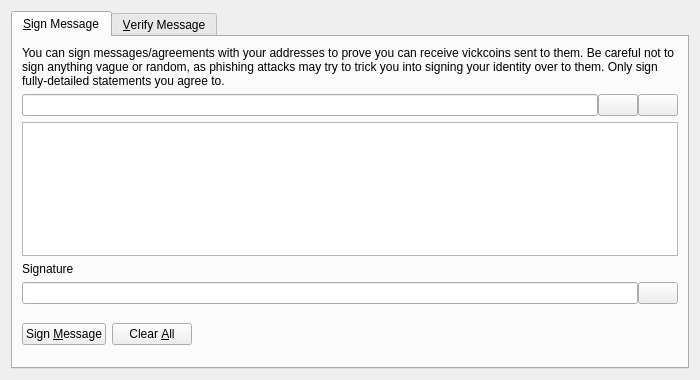
<?xml version="1.0" encoding="UTF-8"?>
<ui version="4.0">
 <class>SignVerifyMessageDialog</class>
 <widget class="QDialog" name="SignVerifyMessageDialog">
  <property name="geometry">
   <rect>
    <x>0</x>
    <y>0</y>
    <width>700</width>
    <height>380</height>
   </rect>
  </property>
  <property name="windowTitle">
   <string>Signatures - Sign / Verify a Message</string>
  </property>
  <property name="modal">
   <bool>true</bool>
  </property>
  <layout class="QVBoxLayout" name="verticalLayout">
   <item>
    <widget class="QTabWidget" name="tabWidget">
     <property name="currentIndex">
      <number>0</number>
     </property>
     <widget class="QWidget" name="tabSignMessage">
      <attribute name="title">
       <string>&amp;Sign Message</string>
      </attribute>
      <layout class="QVBoxLayout" name="verticalLayout_SM">
       <item>
        <widget class="QLabel" name="infoLabel_SM">
         <property name="text">
          <string>You can sign messages/agreements with your addresses to prove you can receive vickcoins sent to them. Be careful not to sign anything vague or random, as phishing attacks may try to trick you into signing your identity over to them. Only sign fully-detailed statements you agree to.</string>
         </property>
         <property name="textFormat">
          <enum>Qt::PlainText</enum>
         </property>
         <property name="wordWrap">
          <bool>true</bool>
         </property>
        </widget>
       </item>
       <item>
        <layout class="QHBoxLayout" name="horizontalLayout_1_SM">
         <property name="spacing">
          <number>0</number>
         </property>
         <item>
          <widget class="QValidatedLineEdit" name="addressIn_SM">
           <property name="toolTip">
            <string>The Vickcoin address to sign the message with</string>
           </property>
          </widget>
         </item>
         <item>
          <widget class="QPushButton" name="addressBookButton_SM">
           <property name="toolTip">
            <string>Choose previously used address</string>
           </property>
           <property name="text">
            <string/>
           </property>
           <property name="icon">
            <iconset resource="../bitcoin.qrc">
             <normaloff>:/icons/address-book</normaloff>:/icons/address-book</iconset>
           </property>
           <property name="shortcut">
            <string>Alt+A</string>
           </property>
           <property name="autoDefault">
            <bool>false</bool>
           </property>
          </widget>
         </item>
         <item>
          <widget class="QPushButton" name="pasteButton_SM">
           <property name="toolTip">
            <string>Paste address from clipboard</string>
           </property>
           <property name="text">
            <string/>
           </property>
           <property name="icon">
            <iconset resource="../bitcoin.qrc">
             <normaloff>:/icons/editpaste</normaloff>:/icons/editpaste</iconset>
           </property>
           <property name="shortcut">
            <string>Alt+P</string>
           </property>
           <property name="autoDefault">
            <bool>false</bool>
           </property>
          </widget>
         </item>
        </layout>
       </item>
       <item>
        <widget class="QPlainTextEdit" name="messageIn_SM">
         <property name="toolTip">
          <string>Enter the message you want to sign here</string>
         </property>
        </widget>
       </item>
       <item>
        <widget class="QLabel" name="signatureLabel_SM">
         <property name="text">
          <string>Signature</string>
         </property>
         <property name="textFormat">
          <enum>Qt::PlainText</enum>
         </property>
        </widget>
       </item>
       <item>
        <layout class="QHBoxLayout" name="horizontalLayout_2_SM">
         <property name="spacing">
          <number>0</number>
         </property>
         <item>
          <widget class="QLineEdit" name="signatureOut_SM">
           <property name="font">
            <font>
             <italic>true</italic>
            </font>
           </property>
           <property name="readOnly">
            <bool>true</bool>
           </property>
          </widget>
         </item>
         <item>
          <widget class="QPushButton" name="copySignatureButton_SM">
           <property name="toolTip">
            <string>Copy the current signature to the system clipboard</string>
           </property>
           <property name="text">
            <string/>
           </property>
           <property name="icon">
            <iconset resource="../bitcoin.qrc">
             <normaloff>:/icons/editcopy</normaloff>:/icons/editcopy</iconset>
           </property>
           <property name="autoDefault">
            <bool>false</bool>
           </property>
          </widget>
         </item>
        </layout>
       </item>
       <item>
        <layout class="QHBoxLayout" name="horizontalLayout_3_SM">
         <item>
          <widget class="QPushButton" name="signMessageButton_SM">
           <property name="toolTip">
            <string>Sign the message to prove you own this Vickcoin address</string>
           </property>
           <property name="text">
            <string>Sign &amp;Message</string>
           </property>
           <property name="icon">
            <iconset resource="../bitcoin.qrc">
             <normaloff>:/icons/edit</normaloff>:/icons/edit</iconset>
           </property>
           <property name="autoDefault">
            <bool>false</bool>
           </property>
          </widget>
         </item>
         <item>
          <widget class="QPushButton" name="clearButton_SM">
           <property name="toolTip">
            <string>Reset all sign message fields</string>
           </property>
           <property name="text">
            <string>Clear &amp;All</string>
           </property>
           <property name="icon">
            <iconset resource="../bitcoin.qrc">
             <normaloff>:/icons/remove</normaloff>:/icons/remove</iconset>
           </property>
           <property name="autoDefault">
            <bool>false</bool>
           </property>
          </widget>
         </item>
         <item>
          <spacer name="horizontalSpacer_1_SM">
           <property name="orientation">
            <enum>Qt::Horizontal</enum>
           </property>
           <property name="sizeHint" stdset="0">
            <size>
             <width>40</width>
             <height>48</height>
            </size>
           </property>
          </spacer>
         </item>
         <item>
          <widget class="QLabel" name="statusLabel_SM">
           <property name="font">
            <font>
             <weight>75</weight>
             <bold>true</bold>
            </font>
           </property>
           <property name="text">
            <string/>
           </property>
           <property name="wordWrap">
            <bool>true</bool>
           </property>
          </widget>
         </item>
         <item>
          <spacer name="horizontalSpacer_2_SM">
           <property name="orientation">
            <enum>Qt::Horizontal</enum>
           </property>
           <property name="sizeHint" stdset="0">
            <size>
             <width>40</width>
             <height>48</height>
            </size>
           </property>
          </spacer>
         </item>
        </layout>
       </item>
      </layout>
     </widget>
     <widget class="QWidget" name="tabVerifyMessage">
      <attribute name="title">
       <string>&amp;Verify Message</string>
      </attribute>
      <layout class="QVBoxLayout" name="verticalLayout_VM">
       <item>
        <widget class="QLabel" name="infoLabel_VM">
         <property name="text">
          <string>Enter the receiver's address, message (ensure you copy line breaks, spaces, tabs, etc. exactly) and signature below to verify the message. Be careful not to read more into the signature than what is in the signed message itself, to avoid being tricked by a man-in-the-middle attack. Note that this only proves the signing party receives with the address, it cannot prove sendership of any transaction!</string>
         </property>
         <property name="textFormat">
          <enum>Qt::PlainText</enum>
         </property>
         <property name="alignment">
          <set>Qt::AlignLeading|Qt::AlignLeft|Qt::AlignTop</set>
         </property>
         <property name="wordWrap">
          <bool>true</bool>
         </property>
        </widget>
       </item>
       <item>
        <layout class="QHBoxLayout" name="horizontalLayout_1_VM">
         <property name="spacing">
          <number>0</number>
         </property>
         <item>
          <widget class="QValidatedLineEdit" name="addressIn_VM">
           <property name="toolTip">
            <string>The Vickcoin address the message was signed with</string>
           </property>
          </widget>
         </item>
         <item>
          <widget class="QPushButton" name="addressBookButton_VM">
           <property name="toolTip">
            <string>Choose previously used address</string>
           </property>
           <property name="text">
            <string/>
           </property>
           <property name="icon">
            <iconset resource="../bitcoin.qrc">
             <normaloff>:/icons/address-book</normaloff>:/icons/address-book</iconset>
           </property>
           <property name="shortcut">
            <string>Alt+A</string>
           </property>
           <property name="autoDefault">
            <bool>false</bool>
           </property>
          </widget>
         </item>
        </layout>
       </item>
       <item>
        <widget class="QPlainTextEdit" name="messageIn_VM"/>
       </item>
       <item>
        <widget class="QValidatedLineEdit" name="signatureIn_VM"/>
       </item>
       <item>
        <layout class="QHBoxLayout" name="horizontalLayout_2_VM">
         <item>
          <widget class="QPushButton" name="verifyMessageButton_VM">
           <property name="toolTip">
            <string>Verify the message to ensure it was signed with the specified Vickcoin address</string>
           </property>
           <property name="text">
            <string>Verify &amp;Message</string>
           </property>
           <property name="icon">
            <iconset resource="../bitcoin.qrc">
             <normaloff>:/icons/transaction_0</normaloff>:/icons/transaction_0</iconset>
           </property>
           <property name="autoDefault">
            <bool>false</bool>
           </property>
          </widget>
         </item>
         <item>
          <widget class="QPushButton" name="clearButton_VM">
           <property name="toolTip">
            <string>Reset all verify message fields</string>
           </property>
           <property name="text">
            <string>Clear &amp;All</string>
           </property>
           <property name="icon">
            <iconset resource="../bitcoin.qrc">
             <normaloff>:/icons/remove</normaloff>:/icons/remove</iconset>
           </property>
           <property name="autoDefault">
            <bool>false</bool>
           </property>
          </widget>
         </item>
         <item>
          <spacer name="horizontalSpacer_1_VM">
           <property name="orientation">
            <enum>Qt::Horizontal</enum>
           </property>
           <property name="sizeHint" stdset="0">
            <size>
             <width>40</width>
             <height>48</height>
            </size>
           </property>
          </spacer>
         </item>
         <item>
          <widget class="QLabel" name="statusLabel_VM">
           <property name="font">
            <font>
             <weight>75</weight>
             <bold>true</bold>
            </font>
           </property>
           <property name="text">
            <string/>
           </property>
           <property name="wordWrap">
            <bool>true</bool>
           </property>
          </widget>
         </item>
         <item>
          <spacer name="horizontalSpacer_2_VM">
           <property name="orientation">
            <enum>Qt::Horizontal</enum>
           </property>
           <property name="sizeHint" stdset="0">
            <size>
             <width>40</width>
             <height>48</height>
            </size>
           </property>
          </spacer>
         </item>
        </layout>
       </item>
      </layout>
     </widget>
    </widget>
   </item>
  </layout>
 </widget>
 <customwidgets>
  <customwidget>
   <class>QValidatedLineEdit</class>
   <extends>QLineEdit</extends>
   <header>qvalidatedlineedit.h</header>
  </customwidget>
 </customwidgets>
 <resources>
  <include location="../bitcoin.qrc"/>
 </resources>
 <connections/>
</ui>
